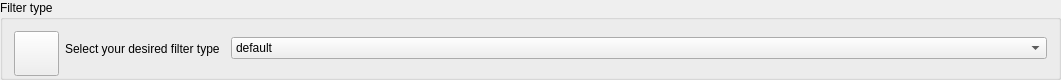
         <widget class="QGroupBox" name="groupBox_4">
          <property name="geometry">
           <rect>
            <x>10</x>
            <y>500</y>
            <width>1061</width>
            <height>80</height>
           </rect>
          </property>
          <property name="minimumSize">
           <size>
            <width>0</width>
            <height>80</height>
           </size>
          </property>
          <property name="title">
           <string>Filter type</string>
          </property>
          <layout class="QHBoxLayout" name="horizontalLayout_28">
           <item>
            <widget class="QPushButton" name="pushButton_6">
             <property name="minimumSize">
              <size>
               <width>45</width>
               <height>45</height>
              </size>
             </property>
             <property name="maximumSize">
              <size>
               <width>45</width>
               <height>45</height>
              </size>
             </property>
             <property name="text">
              <string/>
             </property>
             <property name="icon">
              <iconset>
               <normaloff>images/filter-type.svg</normaloff>images/filter-type.svg</iconset>
             </property>
             <property name="iconSize">
              <size>
               <width>30</width>
               <height>30</height>
              </size>
             </property>
            </widget>
           </item>
           <item>
            <layout class="QHBoxLayout" name="horizontalLayout_29">
             <item>
              <widget class="QLabel" name="label_6">
               <property name="sizePolicy">
                <sizepolicy hsizetype="Fixed" vsizetype="Preferred">
                 <horstretch>0</horstretch>
                 <verstretch>0</verstretch>
                </sizepolicy>
               </property>
               <property name="minimumSize">
                <size>
                 <width>160</width>
                 <height>0</height>
                </size>
               </property>
               <property name="text">
                <string>Select your desired filter type</string>
               </property>
               <property name="margin">
                <number>0</number>
               </property>
              </widget>
             </item>
             <item>
              <widget class="QComboBox" name="comboBox_filter">
               <property name="sizePolicy">
                <sizepolicy hsizetype="Preferred" vsizetype="Fixed">
                 <horstretch>0</horstretch>
                 <verstretch>0</verstretch>
                </sizepolicy>
               </property>
               <item>
                <property name="text">
                 <string>default</string>
                </property>
               </item>
               <item>
                <property name="text">
                 <string>sigmaAlphaOnly</string>
                </property>
               </item>
               <item>
                <property name="text">
                 <string>volume</string>
                </property>
               </item>
              </widget>
             </item>
            </layout>
           </item>
          </layout>
         </widget>
